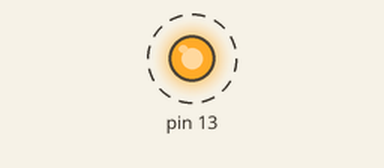
Bench run of a sketch on a simulated Arduino Uno, built with avr-gcc and run on an emulated ATmega328P. On the bench: output pins drawn as LEDs (lit = HIGH). Dashed ring = blinking. What the sketch prints to the serial monitor is not drawn.

Above: at 0.2 s.
Timing chart, 0 to 3.0 s (numbered marks = the images above):
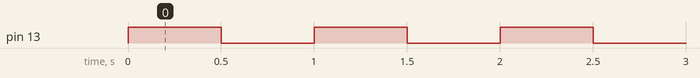

Measured:
- by itself, pin 13: alternates HIGH for 0.50 s and LOW for 0.50 s

The sketch:

heartbeat.ino
```cpp
void setup() {
  Serial.begin(9600);
  pinMode(13,OUTPUT);
}

void loop() {
  double time = millis()/ 1000.0;
  Serial.print(time);
  Serial.println(" sec have elapsed");
  digitalWrite(13,HIGH);
  delay(500);
  digitalWrite(13,LOW);
  delay(500);

}
```
